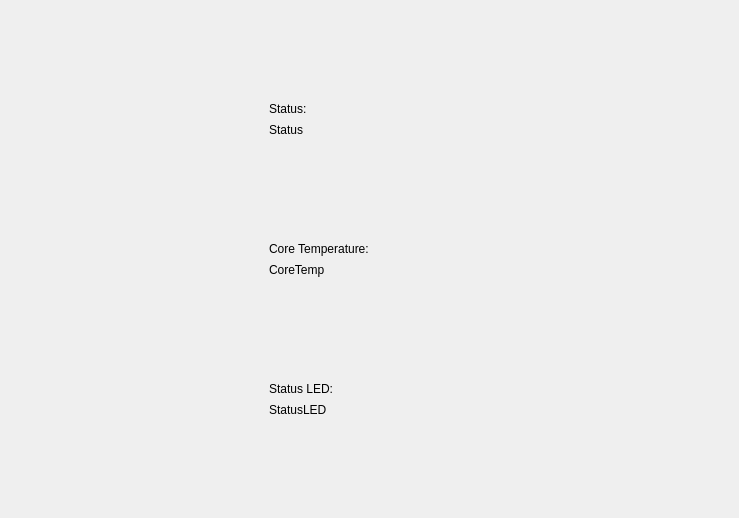
<?xml version="1.0" encoding="UTF-8"?>
<ui version="4.0">
 <class>InfoIOCoreScreen</class>
 <widget class="QWidget" name="InfoIOCoreScreen">
  <property name="geometry">
   <rect>
    <x>0</x>
    <y>0</y>
    <width>739</width>
    <height>518</height>
   </rect>
  </property>
  <property name="windowTitle">
   <string>Form</string>
  </property>
  <widget class="QLabel" name="statusLabel">
   <property name="geometry">
    <rect>
     <x>269</x>
     <y>98</y>
     <width>201</width>
     <height>21</height>
    </rect>
   </property>
   <property name="styleSheet">
    <string notr="true">QLabel{

	color: #000000;
}</string>
   </property>
   <property name="text">
    <string>Status:</string>
   </property>
  </widget>
  <widget class="QLabel" name="statusValueLabel">
   <property name="geometry">
    <rect>
     <x>269</x>
     <y>119</y>
     <width>201</width>
     <height>21</height>
    </rect>
   </property>
   <property name="styleSheet">
    <string notr="true">QLabel{

	color: #000000;
}</string>
   </property>
   <property name="text">
    <string>Status</string>
   </property>
  </widget>
  <widget class="QLabel" name="coreTempLabel">
   <property name="geometry">
    <rect>
     <x>269</x>
     <y>238</y>
     <width>201</width>
     <height>21</height>
    </rect>
   </property>
   <property name="styleSheet">
    <string notr="true">QLabel{

	color: #000000;
}</string>
   </property>
   <property name="text">
    <string>Core Temperature:</string>
   </property>
  </widget>
  <widget class="QLabel" name="coreTempValueLabel">
   <property name="geometry">
    <rect>
     <x>269</x>
     <y>259</y>
     <width>201</width>
     <height>21</height>
    </rect>
   </property>
   <property name="styleSheet">
    <string notr="true">QLabel{

	color: #000000;
}</string>
   </property>
   <property name="text">
    <string>CoreTemp</string>
   </property>
  </widget>
  <widget class="QLabel" name="statusLEDLabel">
   <property name="geometry">
    <rect>
     <x>269</x>
     <y>378</y>
     <width>201</width>
     <height>21</height>
    </rect>
   </property>
   <property name="styleSheet">
    <string notr="true">QLabel{

	color: #000000;
}</string>
   </property>
   <property name="text">
    <string>Status LED:</string>
   </property>
  </widget>
  <widget class="QLabel" name="statusLEDValueLabel">
   <property name="geometry">
    <rect>
     <x>269</x>
     <y>399</y>
     <width>201</width>
     <height>21</height>
    </rect>
   </property>
   <property name="styleSheet">
    <string notr="true">QLabel{

	color: #000000;
}</string>
   </property>
   <property name="text">
    <string>StatusLED</string>
   </property>
  </widget>
 </widget>
 <resources/>
 <connections/>
</ui>
